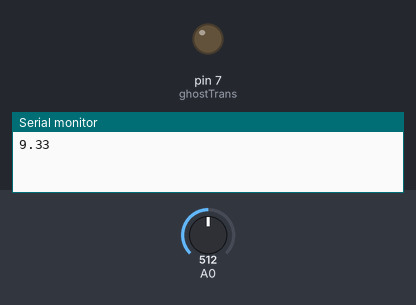
Recording of a sketch running on a simulated Arduino Uno, built with avr-gcc and run on an emulated ATmega328P. Parts: output pins drawn as LEDs (lit = HIGH), the last lines printed to the serial monitor. The test bench sets the inputs (shaded band); at power-on: A0 = 512.

Above: at 5.05 s.
At 12.6 s:
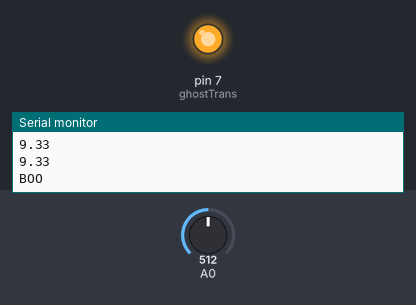
Timing chart, 0 to 24.8 s (numbered marks = the images above):
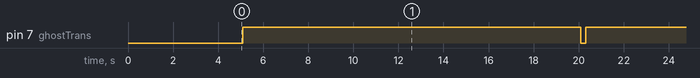

Measured:
- by itself, pin 7 (ghostTrans): alternates HIGH for 15.0 s and LOW for 0.20 s

The sketch:

IRSensorGhost.ino
```cpp
int sensorpin = 0;                 // analog pin used to connect the sharp sensor
float dist = 0.0;                 // variable to store the distance from sensor(initially zero)
int count = 0;						// count of times the IR path reported "broken"

// Pin 7 has a transistor connected to it
int ghostTrans = 7;

float read_gp2d12_range(byte pin) {
	int tmp;

	tmp = analogRead(pin);
	if (tmp < 3)
		return -1; // invalid value

	return (6787.0 /((float)tmp - 3.0)) - 4.0;
}

void setup()
{
  Serial.begin(9600);               // starts the serial monitor
  pinMode(ghostTrans, OUTPUT);
  delay(5000);
}

void loop()
{
  dist = read_gp2d12_range(sensorpin);       // reads the value of the sharp sensor
  //dist = 10.0;
  Serial.println(dist);            // prints the value of the sensor to the serial monitor
  if (dist > 0.0 && dist < 28.0)
  {
  	if (count > 0) {
  		count = 0;
  		Serial.println("BOO");
  		digitalWrite(ghostTrans, HIGH);
  		delay(15000);
  		digitalWrite(ghostTrans, LOW);
  	} else {
  		count += 1;
  	}
  } else {
  	count = 0;
  }
  delay(100);                    // wait for this much time before printing next value
}
```
